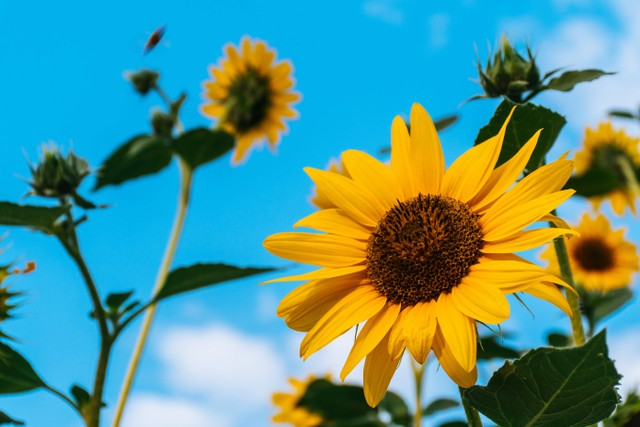
#> input picture gambar.jpg, 640 x 427 px
$ python praktikum4.2.py
#> lines starting #> are read from the running program, lines starting #| are printed output that depends on the picture; after the words box and inside, x2 and y2 are one past the last pixel; in counts of white or black regions, pixels touching at a corner belong together
# Kuantisasi Citra Gray Level 1, 2, 3, dan 4
import cv2
import numpy as np
import matplotlib.pyplot as plt

img = cv2.imread('gambar.jpg',0)
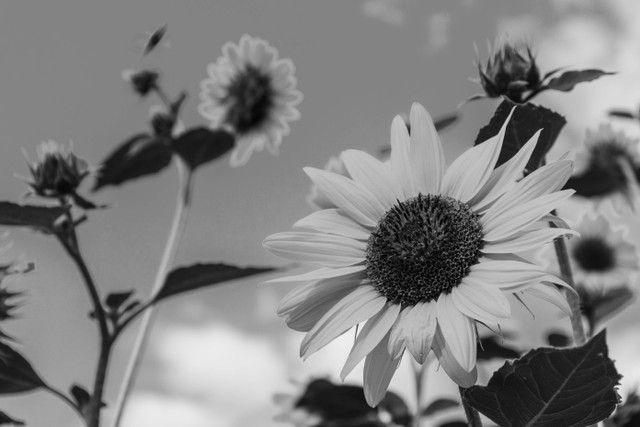
#> img: shape (427, 640); min 0, max 242, mean 129.5

img_gray = 128*np.floor(img/128)
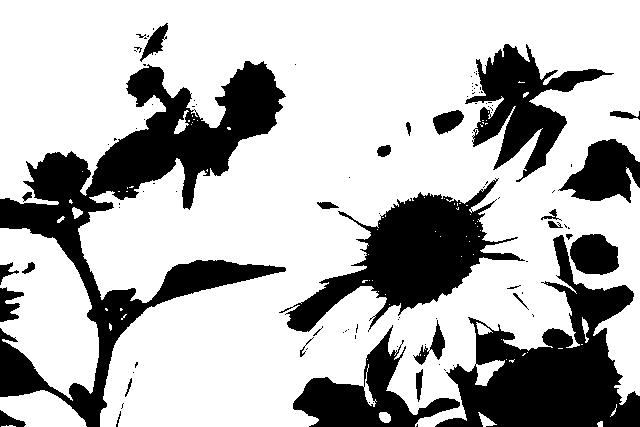
#> img_gray: shape (427, 640) float64; values 0 (black) and 128 (white), 71.3% white; 106 black regions (78 under 20 px), largest, box (x1, y1, x2, y2) and area: (0, 61, 286, 427) 27406, (435, 235, 640, 427) 16660, (279, 178, 525, 332) 13121
gray1 = img_gray
img_gray = 64*np.floor(img/64)
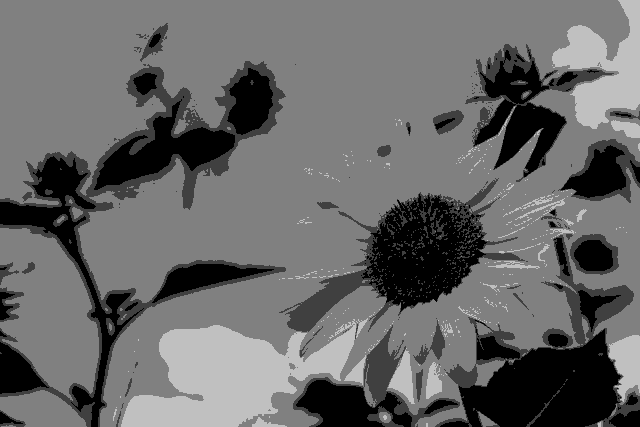
#> img_gray: shape (427, 640) float64; min 0, max 192, mean 104.2
gray2 = np.uint8(img_gray)
img_gray = 32*np.floor(img/32)
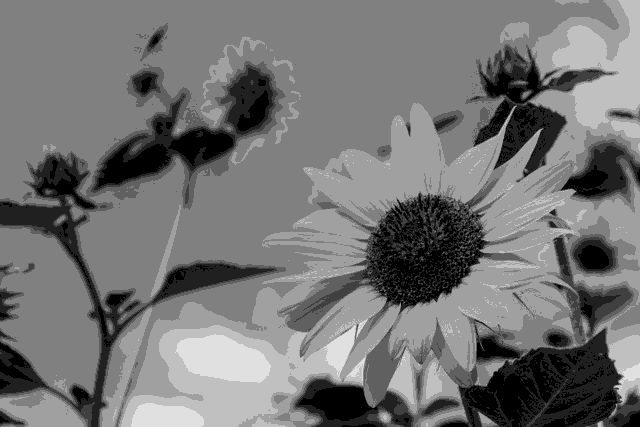
#> img_gray: shape (427, 640) float64; min 0, max 224, mean 116.4
gray3 = np.uint8(img_gray)
img_gray = 16*np.floor(img/16)
gray4 = np.uint8(img_gray)

titles = [u'(a) Kuantisasi Gray L1', u'(b) Kuantisasi Gray L2', u'(c) Kuantisasi Gray L3',
          u'(d) Kuantisasi Gray L4']

images = [gray1, gray2, gray3, gray4]

for i in range(4):
    plt.subplot(2, 2, i+1),
    plt.imshow(images[i], cmap='gray', vmin=0, vmax=255)
    plt.title(titles[i])
    plt.xticks([]), plt.yticks([])

plt.show()
cv2.waitKey(0)
cv2.destroyAllWindows()

$ run again, with face-image.jpg copied over gambar.jpg
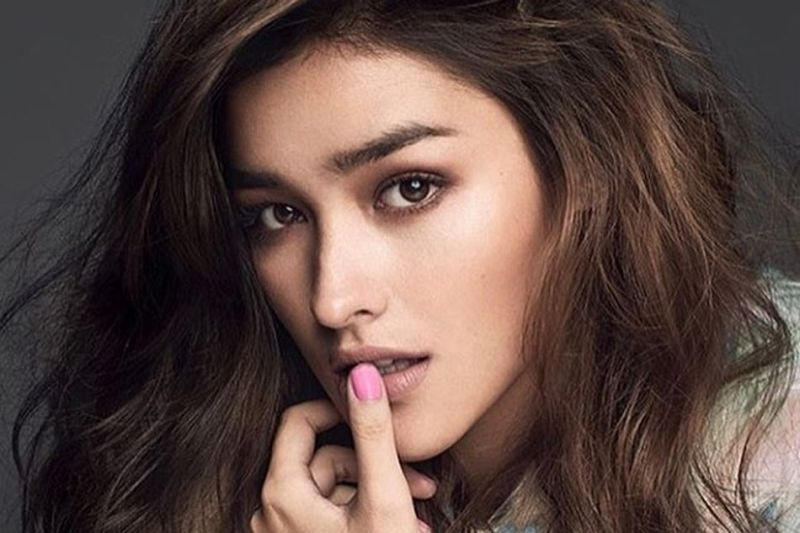
#> input picture face-image.jpg, 800 x 533 px
#> `img_gray = 128*np.floor(img/128)`:
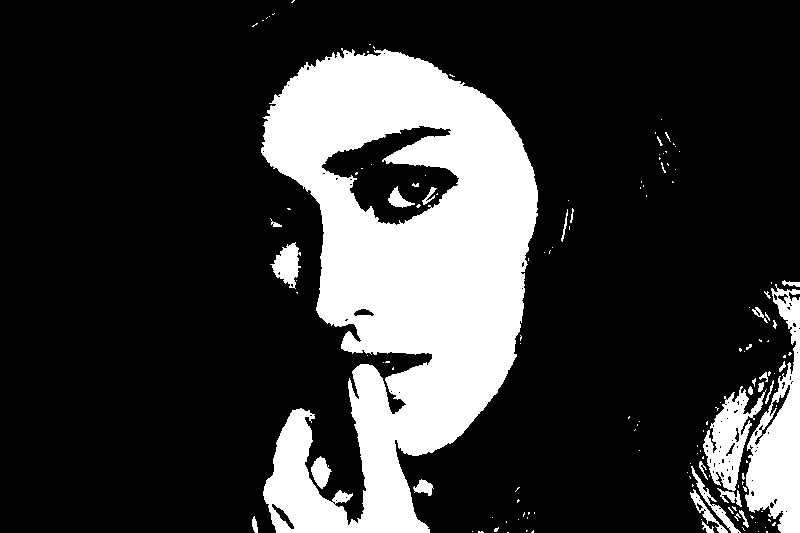
#> img_gray: shape (533, 800) float64; values 0 (black) and 128 (white), 21.3% white; 144 white regions (114 under 20 px), largest, box (x1, y1, x2, y2) and area: (261, 48, 538, 533) 76858, (745, 284, 800, 533) 7011, (703, 386, 767, 491) 2822
#> `img_gray = 32*np.floor(img/32)`:
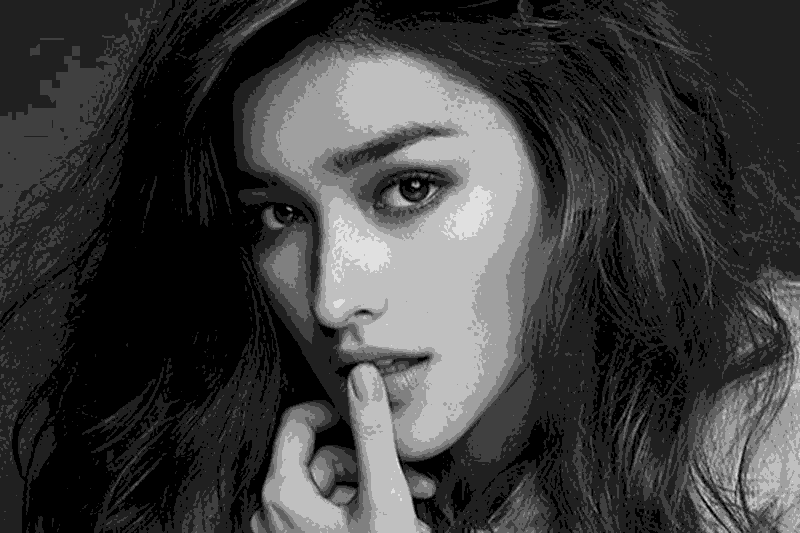
#> img_gray: shape (533, 800) float64; min 0, max 224, mean 61.6

$ run again, with meting.jpg copied over gambar.jpg
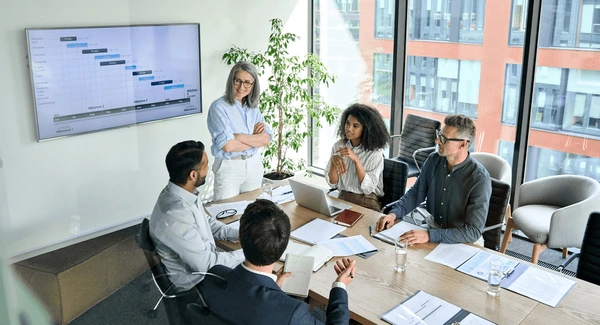
#> input picture meting.jpg, 600 x 325 px
#> `img_gray = 128*np.floor(img/128)`:
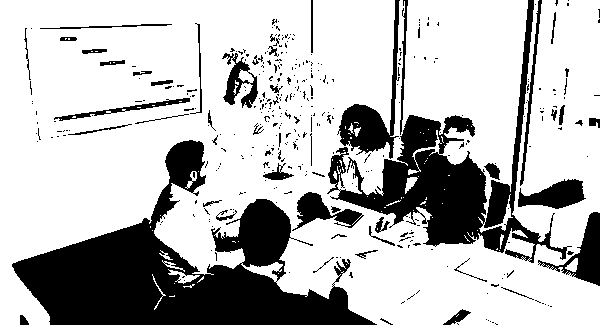
#> img_gray: shape (325, 600) float64; values 0 (black) and 128 (white), 73.4% white; 377 black regions (321 under 20 px), largest, box (x1, y1, x2, y2) and area: (12, 140, 377, 325) 25803, (327, 0, 572, 263) 13272, (337, 0, 400, 159) 2384
#> `img_gray = 32*np.floor(img/32)`:
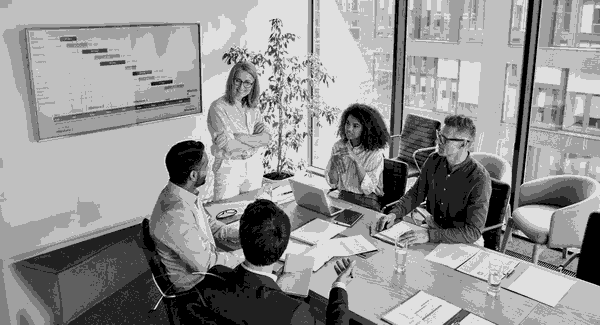
#> img_gray: shape (325, 600) float64; min 0, max 224, mean 147.7

$ run again, with pegunungan.jpg copied over gambar.jpg
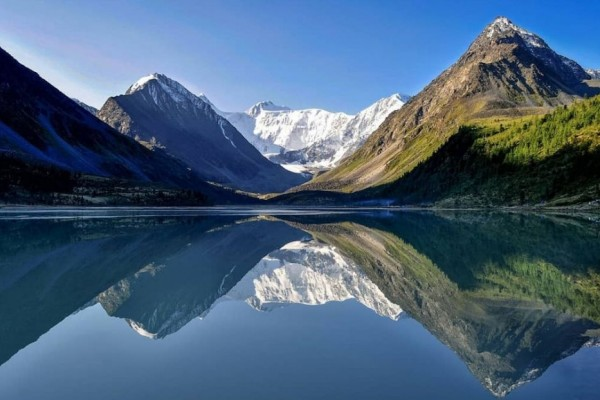
#> input picture pegunungan.jpg, 600 x 400 px
#> `img_gray = 128*np.floor(img/128)`:
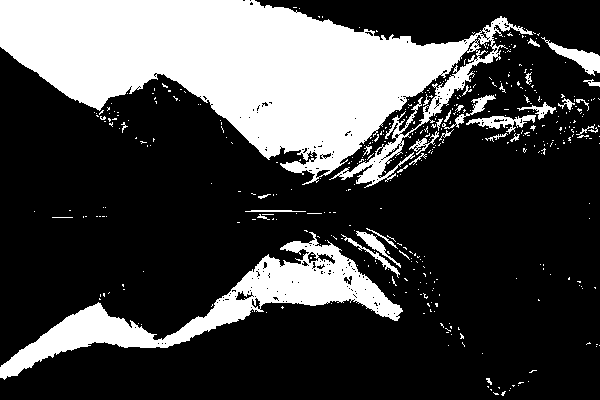
#> img_gray: shape (400, 600) float64; values 0 (black) and 128 (white), 27.2% white; 429 white regions (392 under 20 px), largest, box (x1, y1, x2, y2) and area: (0, 0, 533, 188) 48415, (0, 232, 403, 380) 12180, (541, 37, 600, 76) 683
#> `img_gray = 32*np.floor(img/32)`:
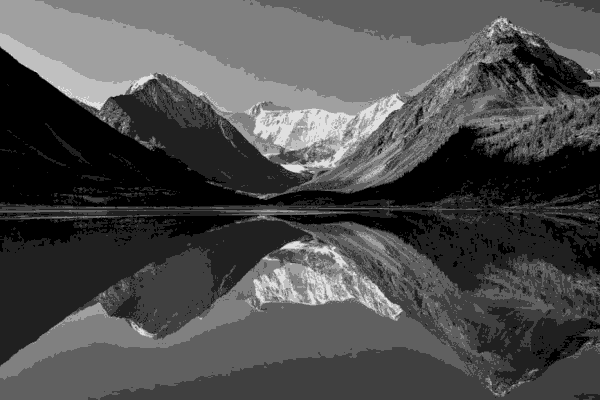
#> img_gray: shape (400, 600) float64; min 0, max 224, mean 77.3
